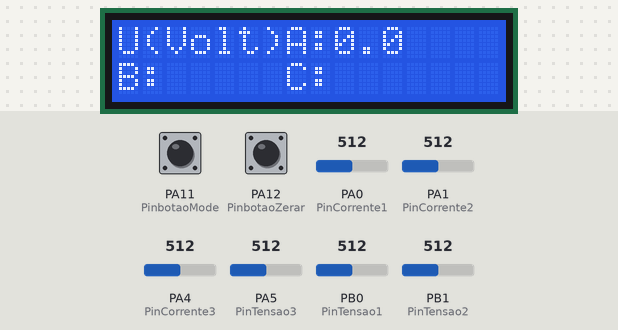
Bench run of a sketch on a simulated STM32 Blue Pill. On the bench: 16×2 character LCD. The inputs (shaded band) are chosen by the test bench; at power-on: PA5 (PinTensao3) = 512, PA11 (PinbotaoMode) HIGH, PA4 (PinCorrente3) = 512, PA0 (PinCorrente1) = 512, PA1 (PinCorrente2) = 512, PA12 (PinbotaoZerar) LOW, PB0 (PinTensao1) = 512, PB1 (PinTensao2) = 512 (analog values on the 0–1023 scale).

Above: at 14.2 s.
14.3 s: PA5 (PinTensao3) set to 716
At 17.6 s:
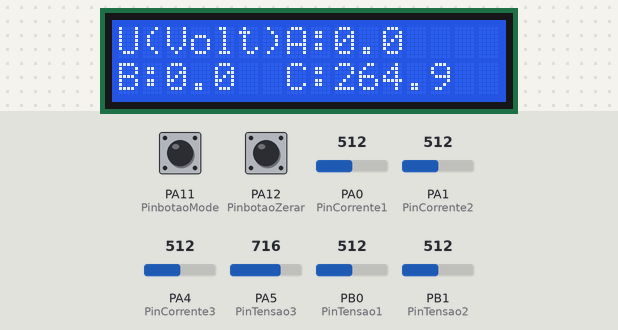
17.9 s: PA11 (PinbotaoMode) pulled LOW for 1 s
At 19.7 s:
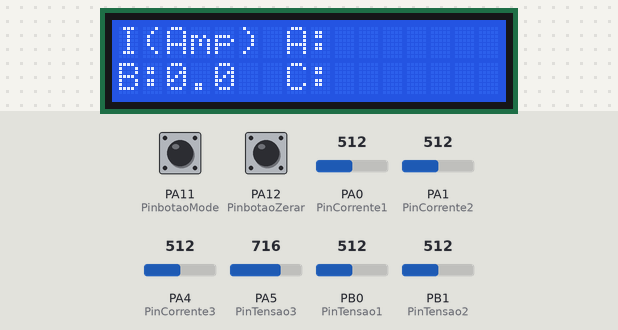
23.8 s: PA11 (PinbotaoMode) pulled LOW for 3.2 s
At 28.9 s:
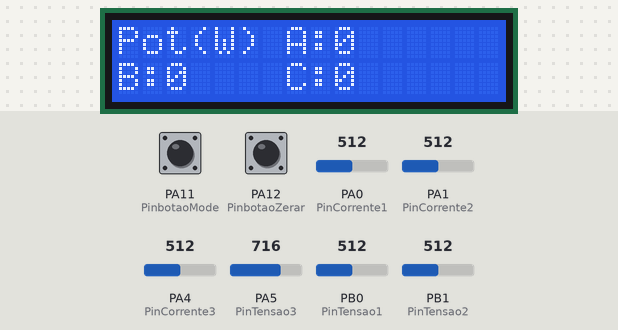
29.2 s: PA11 (PinbotaoMode) pulled LOW for 1 s
At 31.1 s:
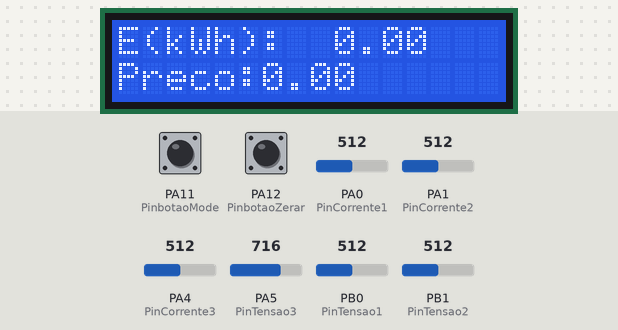
31.9 s: PA11 (PinbotaoMode) pulled LOW for 3.2 s
At 34.5 s:
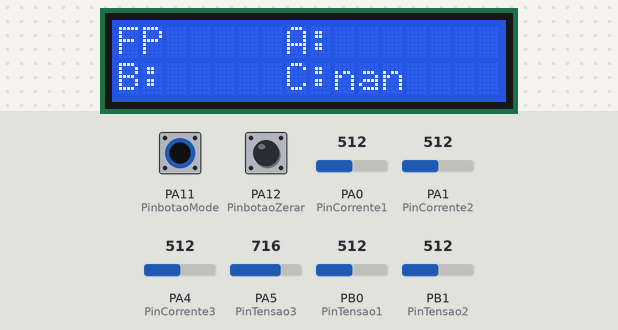
39.1 s: PA4 (PinCorrente3) set to 716
At 40.1 s:
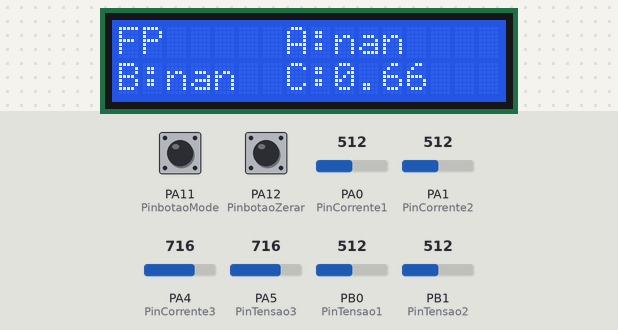
Timing chart, 0 to 42.1 s (numbered marks = the images above; inputs shaded):
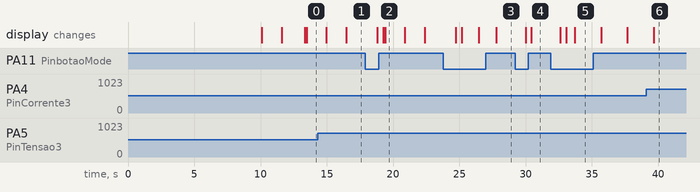

Measured:
- after the input at 17.9 s, the display: first changes after 0.92 s (image 2 shows a later state)
- after the input at 23.8 s, the display: first changes after 0.94 s (image 3 shows a later state)
- after the input at 29.2 s, the display: first changes after 0.80 s (image 4 shows a later state)
- after the input at 31.9 s, the display: first changes after 0.73 s (image 5 shows a later state)
- after the input at 39.1 s, the display: changes after 0.55 s (image 6)
- what the display in image 2 shows lasts 1.5 s, from 19.4 s to 20.9 s

The sketch:

Medidor_el_trico_modserial.ino
```cpp
#include <LiquidCrystal.h>


const int rs = PB11, en = PB10, d4 = PA7, d5 = PA6, d6 = PC13, d7 = PC14; //mention the pin names to with LCD is connected to
LiquidCrystal lcd(rs, en, d4, d5, d6, d7); //Initialize the LCD
float Tensao;
float Corrente;
float Potencia;
float Energia=0;
float EnergiaAux;
int T_sample;
int Fase;
const int PinTensao1=PB0;
const int PinCorrente1=PA0;
const int PinTensao2=PB1;
const int PinCorrente2=PA1;
const int PinTensao3=PA5;
const int PinCorrente3=PA4;
const int PinbotaoMode=PA11;
const int PinbotaoZerar=PA12;
//EnergyMonitor SCT1;
//EnergyMonitor SCT2;
//EnergyMonitor SCT3;
int botaoMode=0;
int estado1;
int estado2;
int estadoAux;
int ZeroTP1;
int ZeroTP2;
int ZeroTP3;
int ZeroTC1;
int ZeroTC2;
int ZeroTC3;
int PotFase11;
int PotFase21;
int PotFase31;
int PotFase12;
int PotFase22;
int PotFase32;
int Potfin;
int i1;
int i2;
int i3;
int v1;
int v2;
int v3;
int FP1;
int FP2;
int FP3;
float FPaux;
unsigned long Tempo1;
unsigned long Tempo2;
unsigned long Tempo3;

void setup() {

  Serial1.begin(9600);
  lcd.begin(16, 2);//We are using a 16*2 LCD
  analogReadResolution(12);
  pinMode(PinTensao1, INPUT);
  pinMode(PinCorrente1, INPUT);
  pinMode(PinTensao2, INPUT);
  pinMode(PinCorrente2, INPUT);
  pinMode(PinTensao3, INPUT);
  pinMode(PinCorrente3, INPUT);
  pinMode(PinbotaoMode, INPUT);
  pinMode(PinbotaoZerar, INPUT);
  Fase=0;
  T_sample=10;
  estado1=LOW;
  estado2=HIGH;
  estadoAux=0;
  lcd.setCursor(0, 0);
  lcd.print("Aguarde a config");
  lcd.setCursor(0, 1);
  lcd.print("A Vazio");
  delay(10000);


  ZeroTP1=ZeroADC(PinTensao1);
  ZeroTP2=ZeroADC(PinTensao2);
  ZeroTP3=ZeroADC(PinTensao3);
  ZeroTC1=ZeroADC(PinCorrente1)-5;
  ZeroTC2=ZeroADC(PinCorrente2);
  ZeroTC3=ZeroADC(PinCorrente3);
  //ZeroTP1=100;
  //ZeroTP2=0;
  //ZeroTP3=0;
  //ZeroTC1=100;
  //ZeroTC2=100;
  //ZeroTC3=100;
  lcd.clear();
  lcd.setCursor(0, 0);
  delay(1500);
  lcd.print("Configurado!");
  delay(1500);

}


void loop() {
  Tempo1=micros();
  if(Fase==0){

    //Bloco para teste de valor maximo digital, tempo para realização do analog read.
    //lcd.setCursor(0, 0); //elemento 1x1
    //Tempo1=micros();
    //Tensao = analogRead(PinTensao1);
    //Tempo2=micros();
    //lcd.print(Tensao);
    //lcd.setCursor(0, 1);
    //Tempo3=Tempo2-Tempo1;
    //lcd.print(Tempo2-Tempo1);

    Potencia=LCDMode(botaoMode,Fase,PinCorrente1,PinTensao1,Energia,ZeroTP1,ZeroTC1);
    PotFase11=(int)Potencia/100;
    PotFase12=Potencia - 100*PotFase11;
    i1=arredonda(RMS(52.5,PinCorrente1,1000,ZeroTC1));
    v1=arredonda(RMS(403,PinTensao1,1000,ZeroTP1));
    FPaux=FatordePotencia(PinTensao1,PinCorrente1,ZeroTP1,ZeroTC1,403,52.5);
    FP1=(int)100*abs(FPaux);


  }
  if(Fase==1){
    Potencia=LCDMode(botaoMode,Fase,PinCorrente2,PinTensao2,Energia,ZeroTP2,ZeroTC2);
    PotFase21=(int)Potencia/100;
    PotFase22=Potencia - 100*PotFase21;
    i2=arredonda(RMS(52.5,PinCorrente2,1000,ZeroTC2));
    v2=arredonda(RMS(403,PinTensao2,1000,ZeroTP2));
    FPaux=(int) 100*FatordePotencia(PinTensao2,PinCorrente2,ZeroTP2,ZeroTC2,403,52.5);
    FP2=(int)100*abs(FPaux);
  }
  if(Fase==2){
    Potencia=LCDMode(botaoMode,Fase,PinCorrente3,PinTensao3,Energia,ZeroTP3,ZeroTC3);
    PotFase31=(int)Potencia/100;
    PotFase32=Potencia - 100*PotFase31;
    i3=arredonda(RMS(52.5,PinCorrente3,1000,ZeroTC3));
    v3=arredonda(RMS(403,PinTensao3,1000,ZeroTP3));
    FPaux=(int) 100*FatordePotencia(PinTensao3,PinCorrente3,ZeroTP3,ZeroTC3,403,52.5);
    FP3=(int)100*abs(FPaux);
  }


        if(Serial1.available()>0)      // comunicação serial com o ESP8266
                                       //Cada letra tem um feature sendo enviado
            {

             Serial1.write('A');
             if(Serial1.available()>0)
            {
             Serial1.write(PotFase12);
               if(Serial1.available()>0){
               Serial1.write(PotFase11);
               }
             }

             Serial1.write('B');
             if(Serial1.available()>0)
            {
             Serial1.write(PotFase22);
               if(Serial1.available()>0){
               Serial1.write(PotFase21);
               }
             }


             Serial1.write('C');
             if(Serial1.available()>0)
            {
             Serial1.write(PotFase32);
               if(Serial1.available()>0){
               Serial1.write(PotFase31);
               }
             }

             Serial1.write('D');
             if(Serial1.available()>0)
            {
             Serial1.write(i1);}

             Serial1.write('E');
             if(Serial1.available()>0)
            {
             Serial1.write(v1);}


             Serial1.write('F');
             if(Serial1.available()>0)
            {
             Serial1.write(i2);}

             Serial1.write('G');
             if(Serial1.available()>0)
            {
             Serial1.write(v2);}


             Serial1.write('H');
             if(Serial1.available()>0)
            {
             Serial1.write(i3);}


             Serial1.write('I');
             if(Serial1.available()>0)
            {
             Serial1.write(v3);}

             Serial1.write('J');
             if(Serial1.available()>0)
            {
             Serial1.write(arredonda(Energia));}

             Serial1.write('K');
             if(Serial1.available()>0)
            {
             Serial1.write(FP1);}

            Serial1.write('L');
             if(Serial1.available()>0)
            {
             Serial1.write(FP2);}

            Serial1.write('M');
             if(Serial1.available()>0)
            {
             Serial1.write(FP3);}


              }


        estado1=digitalRead(PinbotaoMode);// Lógica para mudar a variavel botaomode de acordo com o apertar do botao. isso mudara o que o LCD enxergará
        if((estado1==LOW)  and (estadoAux==HIGH)){

          if(botaoMode<4){
            botaoMode++;
            lcd.clear();
          }
          else{
            botaoMode=0;
            lcd.clear();
          }
          estadoAux=estado1;
        }
        else{
          estadoAux=estado1;
        }


        estado2=digitalRead(PinbotaoZerar);  //Lógica para zerar energia.
        if(estado2==HIGH){
          Energia=0;
        }


        if(Fase<2){       // Mudar de fase a cada loop
          Fase++;
          }
        else {
          Fase=0;
        }

  delay(200);
  Tempo2=micros();

  EnergiaAux=(Tempo2-Tempo1)/10000;
  EnergiaAux=EnergiaAux/100;
  EnergiaAux=Potencia*3*EnergiaAux/1000;
  EnergiaAux=EnergiaAux/3600;// Não esta em kw hora
  Energia=EnergiaAux+Energia;


}


float RMS(float constante, const int pinEntrada, int samples,int zero){

       int i;     // Calculo de RMS discreto para uma só variável. Usar constante para fazer a tranformação na medição elétrica
       float Valor;
       float Result=0;
       float zeroaux=0;
       for(i=0;i<samples;i++){
           Valor=analogRead(pinEntrada);
           Valor=Valor-zero;
           Valor=3.3*(Valor)/4096;
           Result=Valor*Valor+Result;
       }
       Result=Result/samples;
       Result=sqrt(Result);
       Result=constante*Result;   // para o sensor de corrente = (3.3/4096)*(2000/Resistencia)
       return Result;
}
float RMS_simultaneo(float constante1,float constante2,const int pinEntrada1,const int pinEntrada2,int samples,int mode,int zero1, int zero2){

       int i;     // Calculo de RMS discreto ; constante1 e constante2 para transformação da tensao e corrente em valores reais
       float Valor1;
       float Valor2;
       float Result1=0;
       float Result2=0;
       float Resultfinal;
       unsigned long Tempo1;
       unsigned long Tempo2;

       Tempo1=micros();
       for(i=0;i<samples;i++){

       Valor1 = analogRead(pinEntrada1);
       Valor1=Valor1-zero1;
       Valor1=3.3*(Valor1)/4096;// usar constantes aqui, para transformar em valores reais.
       Valor2 = analogRead(pinEntrada2);
       Valor2=Valor2-zero2;
       Valor2=3.3*(Valor2)/4096;// mudar de acordo com o ADC
       Result1=Valor1*Valor1+Result1;
       Result2=Valor2*Valor2+Result2;
       }
       Result1=Result1/samples;
       Result2=Result2/samples;
       Result1=sqrt(Result1);
       Result2=sqrt(Result2);
       Result1=constante1*Result1; //para o sensor de corrente = (3.3/4096)*(2000/Resistencia)
       Result2=constante2*Result2;// para o de tensão é impirico
       Resultfinal=Result1*Result2;
       Tempo2=micros();

       if(mode==0){
        Resultfinal=Resultfinal*(Tempo2-Tempo1)/1000000;   // definir mode=0 para medir a energia.  Converter para unidade de tempo certa
       }


       return Resultfinal;
}

float FatordePotencia(const int pinEntrada1,const int pinEntrada2,int Zero1, int Zero2,float constante1, float constante2){     // Falta definir quem é um e quem é dois para saber se a corrente esta atrasada ou adiantada

       float Patv=0;
       float Preact;
       int samples=1480;
       float FatPot;
       int i;
       float Valor1;
       float Valor2;
       for(i=0;i<samples;i++){
       Valor1 = analogRead(pinEntrada1);
       Valor2 = analogRead(pinEntrada2);
       Valor1=Valor1-Zero1;
       Valor1=constante1*3.3*(Valor1)/4096;
       Valor2=Valor2-Zero2;
       Valor2=constante2*3.3*(Valor2)/4096;// mudar de acordo com o ADC
       Patv=Valor1*Valor2+Patv;
       }
       Patv=Patv/samples;
       Preact=RMS_simultaneo(403,52.5,pinEntrada1,pinEntrada2,1480,1,Zero1,Zero2);
       FatPot=Patv/Preact;
       //Patv=Patv/(Tempo2-Tempo1)
      // FatPot=(Tempo1-Tempo2)/46.2;   //(46.2 é o quanto demora para a onda de 60hz andar um grau) resultado aqui é o numero de graus
      // FatPot=FatPot*(2*3.14159/360); // Passando pra radiano.
       //FatPot=cos(FatPot);           //fator de potencia

       return FatPot;

}

int arredonda(float number)
{
    return (number >= 0) ? (int)(number + 0.5) : (int)(number - 0.5);
}

int ZeroADC(const int A){
      int i;
      int sum=0;
      int aux;
      for(i=0;i<40;i++){
      aux=analogRead(A);
      sum=aux+sum;
      }
      sum=sum/40;
      return sum;
}

float LCDMode(int botao,int fase, const int pinI,const int pinV,float E,int zeroV,int zeroI) {
      int a;
      int b;
      float preco=0.5;
      float precofinal;
      float V;
      float I;
      float P;
      float FP;
      P=RMS_simultaneo(403,52.5,pinV,pinI,1000,1,zeroV,zeroI); //Calculo da potencia.


      if(fase==0){     // setar cursor do LCD de acordo com a fase
        a=9;
        b=0;
      }
      if(fase==1){
        a=2;
        b=1;
      }
      if(fase==2){
        a=9;
        b=1;
      }


    if(botao==0){    //Tensão
       // Printando a tela do usuario.

       lcd.setCursor(0, 0); //elemento 1x1
       lcd.print("U(Volt)A:"); //Print
       lcd.setCursor(0, 1); //elemento 1x2
       lcd.print("B:"); //Print
       lcd.setCursor(7, 1);
       lcd.print("C:");

       V=RMS(403,pinV,1480,zeroV);
       lcd.setCursor(a,b);
       lcd.print("     ");
       lcd.setCursor(a,b);
       lcd.print(V,1);
    }
    if(botao==1){  //Corrente


       lcd.setCursor(0, 0); //elemento 1x1
       lcd.print("I(Amp) A:"); //Print
       lcd.setCursor(0, 1); //elemento 1x2
       lcd.print("B:"); //Print
       lcd.setCursor(7, 1);
       lcd.print("C:");
       I=RMS(52.5,pinI,1480,zeroI);
       lcd.setCursor(a,b);
       lcd.print("     ");
       lcd.setCursor(a,b);
       lcd.print(I,1);
    }
    if(botao==2){ // Potencia instantanea

       lcd.setCursor(0, 0); //elemento 1x1
       lcd.print("Pot(W) A:"); //Print
       lcd.setCursor(0, 1); //elemento 1x2
       lcd.print("B:"); //Print
       lcd.setCursor(7, 1);
       lcd.print("C:");
       lcd.setCursor(a,b);
       lcd.print("     ");
       lcd.setCursor(a,b);
       lcd.print(P,0);
    }
    if(botao==3){  // Energia


       lcd.setCursor(0, 0); //elemento 1x1
       lcd.print("E(kWh):"); //Print
       lcd.setCursor(0, 1); //elemento 1x2
       lcd.print("Preco:"); //Print
       lcd.setCursor(6, 1);
       precofinal=preco*E;
       lcd.print(precofinal,2);

       lcd.setCursor(9,0);
       lcd.print(E,2);

    }
    if(botao==4){  // Fator de potência


       lcd.setCursor(0, 0); //elemento 1x1
       lcd.print("FP     A:"); //Print
       lcd.setCursor(0, 1); //elemento 1x2
       lcd.print("B:"); //Print
       lcd.setCursor(7, 1);
       lcd.print("C:");
       lcd.setCursor(a,b);
       FP=FatordePotencia(pinV,pinI,zeroV,zeroI,403,52.5);
       lcd.setCursor(a,b);
       lcd.print(FP,2);
    }

    return P;

}
```
